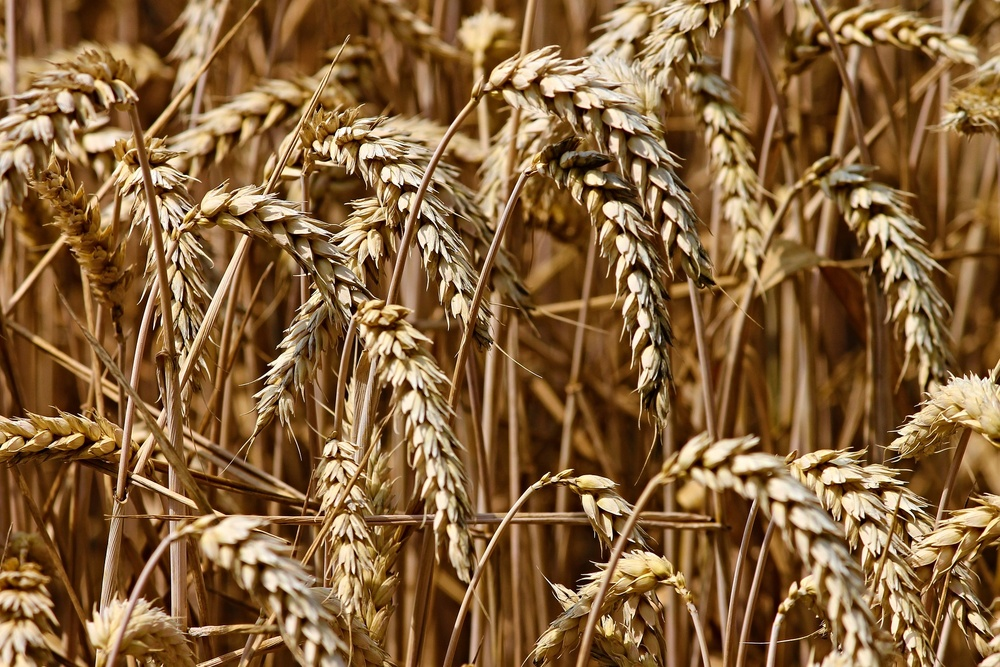
#> input picture img/5.jpg, 1000 x 667 px, shrunk from 1920 x 1280 before the run
$ python border_example.py
#> lines starting #> are read from the running program, lines starting #| are printed output that depends on the picture
import cv2

src = cv2.imread("img/5.jpg", cv2.IMREAD_COLOR)
#> src is the input picture: shape (667, 1000, 3); mean B, G, R 59.6, 99.1, 134.7
gray = cv2.cvtColor(src, cv2.COLOR_BGR2GRAY)
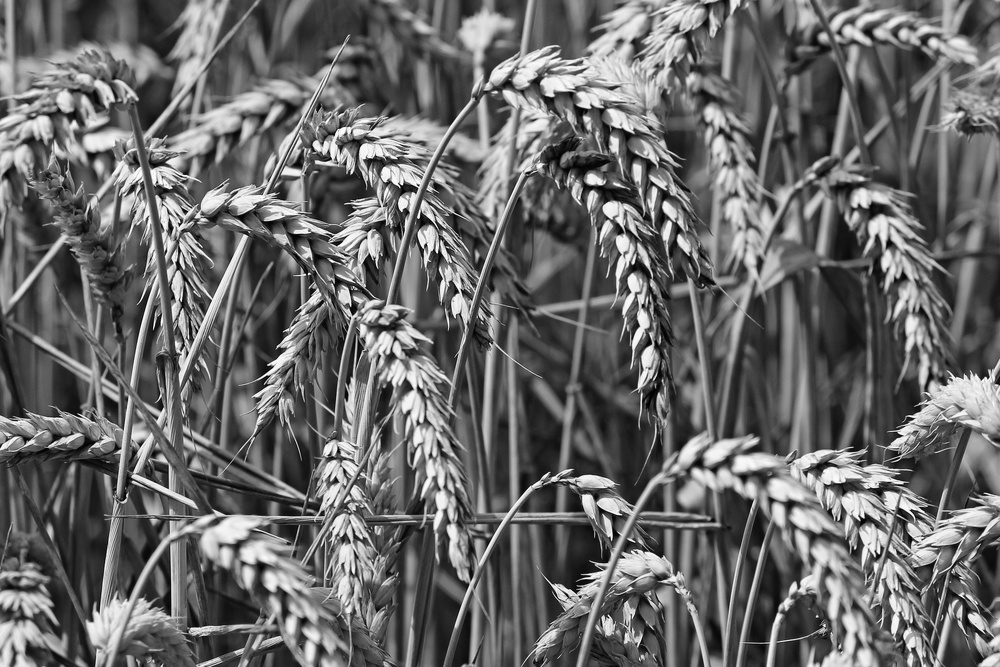
#> gray: shape (667, 1000); min 1, max 254, mean 105.3

$ run again, with img/1.jpg copied over img/5.jpg
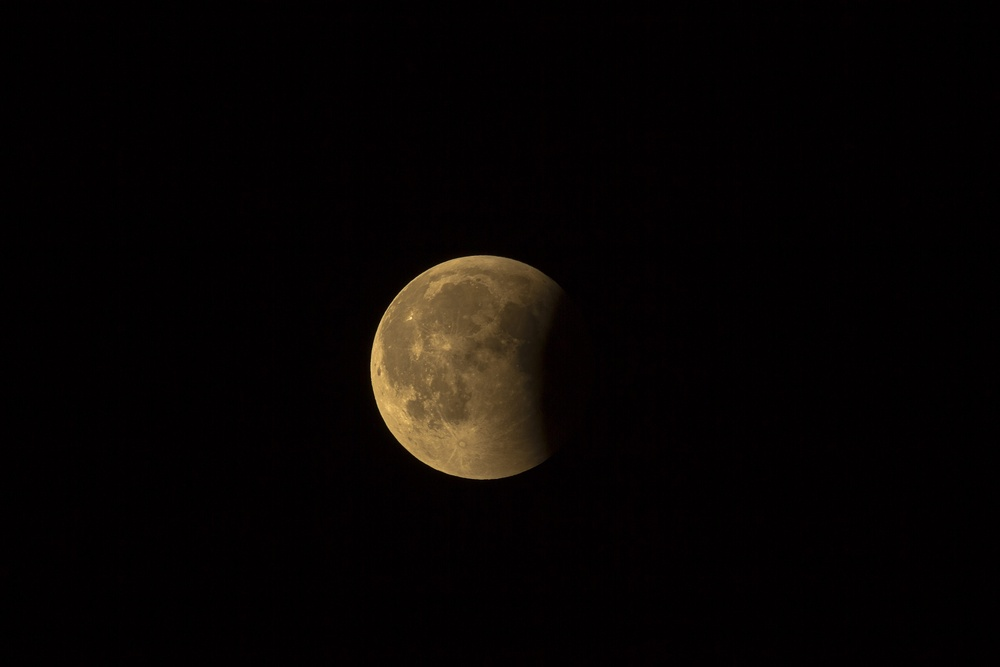
#> input picture img/1.jpg, 1000 x 667 px, shrunk from 1920 x 1280 before the run
#> src is the input picture: shape (667, 1000, 3); mean B, G, R 3.6, 4.8, 7.7
#> `gray = cv2.cvtColor(src, cv2.COLOR_BGR2GRAY)`:
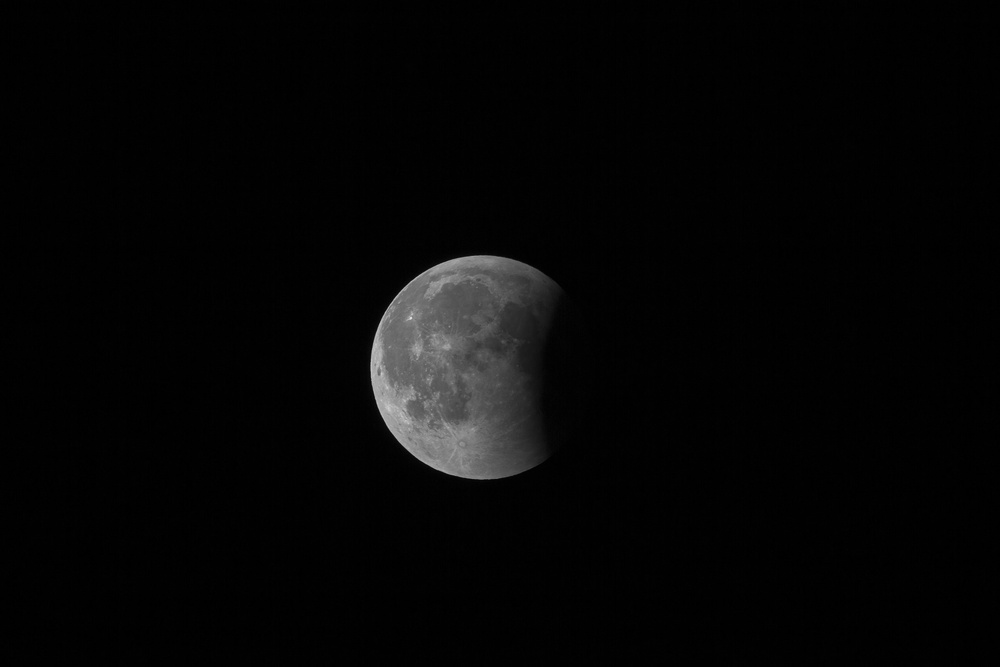
#> gray: shape (667, 1000); min 0, max 226, mean 5.7

$ run again, with img/3.jpg copied over img/5.jpg
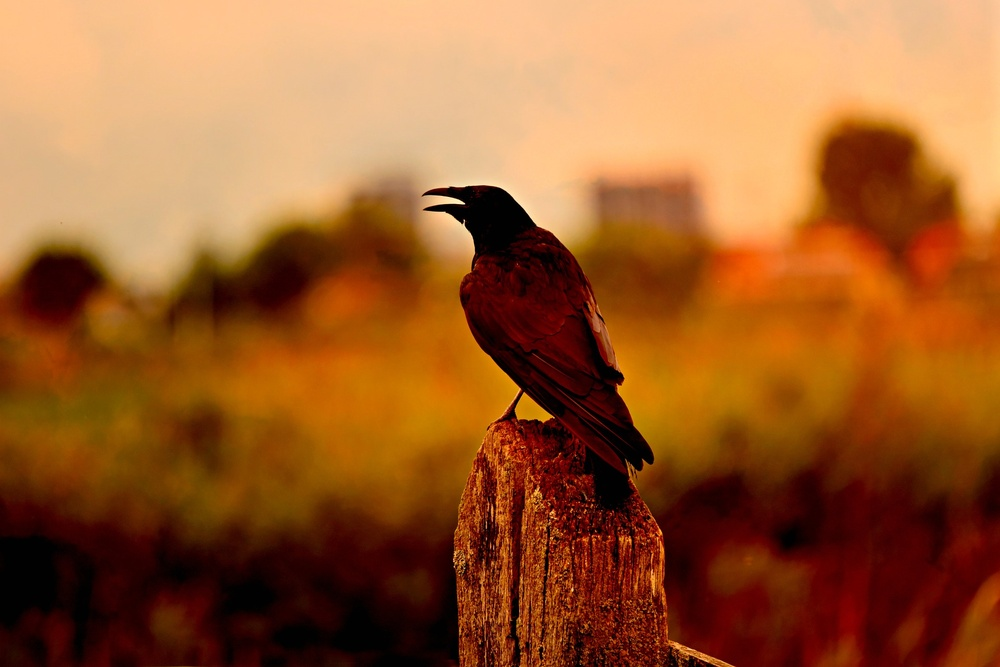
#> input picture img/3.jpg, 1000 x 667 px, shrunk from 1920 x 1281 before the run
#> src is the input picture: shape (667, 1000, 3); mean B, G, R 46, 92.6, 154.7
#> `gray = cv2.cvtColor(src, cv2.COLOR_BGR2GRAY)`:
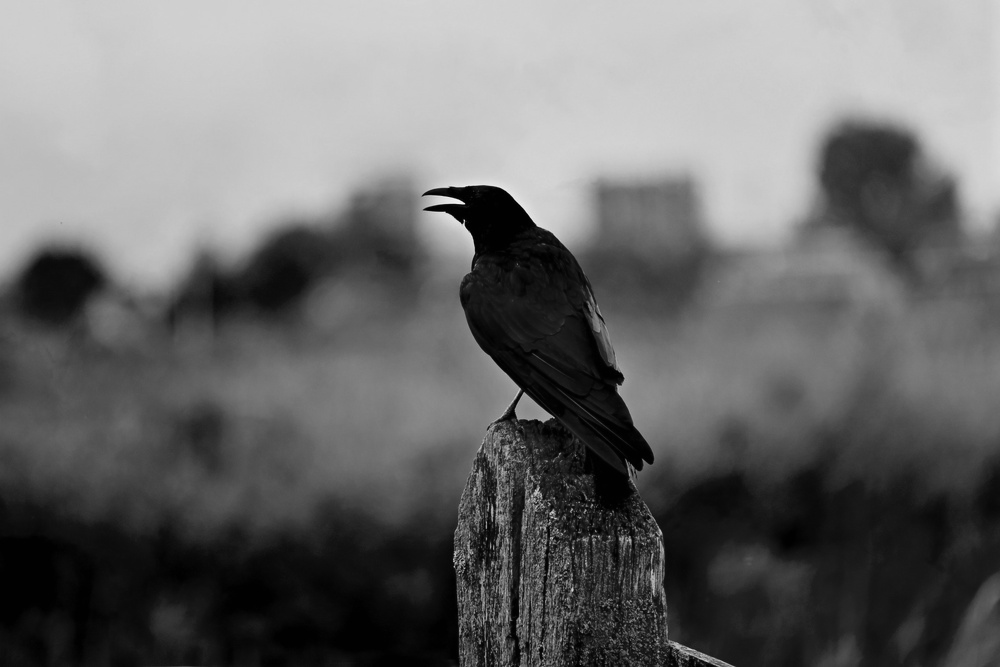
#> gray: shape (667, 1000); min 0, max 248, mean 105.8
